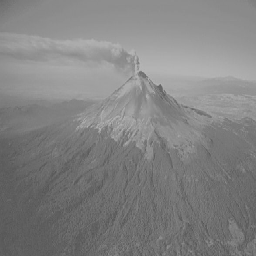
#> input picture img/popo.bmp, 256 x 256 px, found by its file name
$ python Ruido.py
#> lines starting #> are read from the running program, lines starting #| are printed output that depends on the picture
# Ruido

# Nombre: Ana Graciela Vassallo Fedotkin
# Expediente: 278775
# Fecha: 21 de Abril 2021.

import cv2
from matplotlib import pyplot as plt
import numpy as np
import random

def sp_ruido(imagen, prob):
    salida = np.zeros(imagen.shape, np.uint8)

    for i in range(imagen.shape[0]):
        for j in range(imagen.shape[1]):
            rdn = random.random()
            if(rdn < prob):
                salida[i][j] = 0
            else:
                salida[i][j] = imagen[i][j]

    return salida

# Imagen
imagen = cv2.imread('img/popo.bmp', 2)
#> imagen is the input picture: shape (256, 256); min 87, max 180, mean 130
ruido_img = sp_ruido(imagen, 0.05)
#> after the loop in sp_ruido, `for i in range(imagen.shape[0]):`:
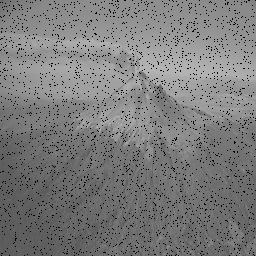
#> salida: shape (256, 256); min 0, max 180, mean 123.4
cv2.imwrite('img-guardadas\imapimienta.bmp', ruido_img)
plt.imshow(ruido_img, 'gray')
plt.show()

# Imagen Original
plt.subplot(1, 2, 1)
plt.imshow(imagen, 'gray')
plt.title('Imagen Original')
plt.xticks([]), plt.yticks([])

# Imagen con Ruido
plt.subplot(1, 2, 2)
plt.imshow(ruido_img, 'gray')
plt.title('Imagen con Ruido')
plt.xticks([]), plt.yticks([])

plt.show()
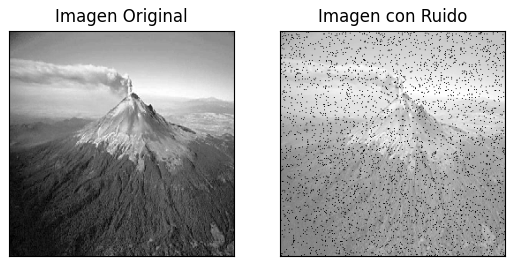
#> figure drawn by matplotlib, 2 panels
